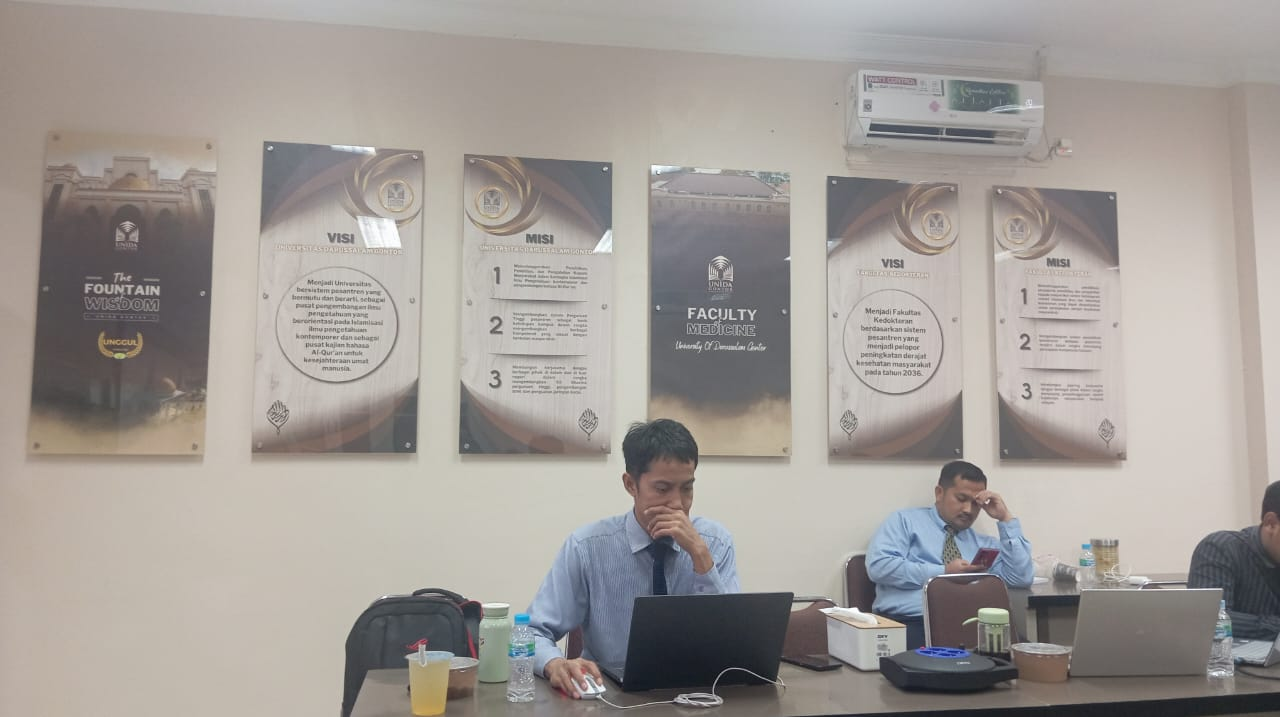
#> input picture Tugas Besar 1 - Scale-Invariant Feature Transform (SIFT)/images/kumpul1.jpeg, 1280 x 717 px
$ python main.py
#> lines starting #> are read from the running program, lines starting #| are printed output that depends on the picture
import cv2
import os
import sys
import matplotlib.pyplot as plt
import numpy as np

"""
    - function untuk load gambar dan mengubah jadi grayscale
"""
def load_images(path1, path2):
#> called with path1 = './images/kumpul1.jpeg', path2 = './images/kumpul2.jpeg'
    print(f"load images path1: {path1} dan path2: {path2}")

    img1 = cv2.imread(path1)
#> img1 is the input picture: shape (717, 1280, 3); mean B, G, R 151.5, 155.9, 161.6
    img2 = cv2.imread(path2)
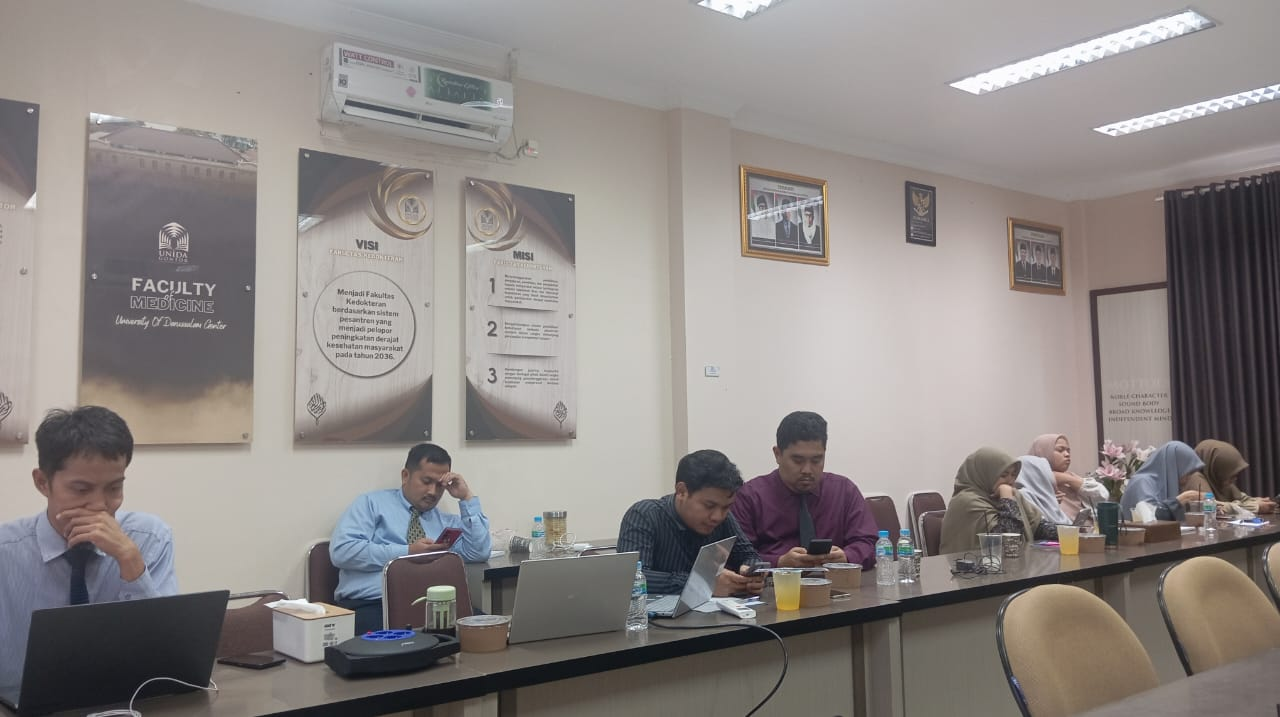
#> input picture Tugas Besar 1 - Scale-Invariant Feature Transform (SIFT)/images/kumpul2.jpeg, 1280 x 717 px
#> img2 is the input picture: shape (717, 1280, 3); mean B, G, R 132.9, 135.1, 141.1

    if img1 is None:
        print(f"gambar 1 error ketika di load {path1}")
        sys.exit()

    if img2 is None:
        print(f"gambar 2 error ketika di load {path2}")
        sys.exit()

    img1_gray = cv2.cvtColor(img1, cv2.COLOR_BGR2GRAY)
    img2_gray = cv2.cvtColor(img2, cv2.COLOR_BGR2GRAY)

    print("berhasil konversi gambar")

    return img1, img1_gray, img2, img2_gray

"""
    - mencari keypoints dan descriptor SIFT
"""
def sift_keypoint(img_gray, img_color, output_filename):
    print(f"sift_keypoint {output_filename}")

    sift = cv2.SIFT_create()

    #deteksi keypoint dan hitung descriptor
    keypoint, descriptors = sift.detectAndCompute(img_gray, None)
    print(f"jumlah keypoint: {len(keypoint)}")

    #draw keypoiny
    img_sift = cv2.drawKeypoints(
        img_color,
        keypoint,
        None,
        flags=cv2.DRAW_MATCHES_FLAGS_DRAW_RICH_KEYPOINTS #ntuk menampilkan lingkaran size dan garis
    )

    output_path = f"./results/{output_filename}"
    cv2.imwrite(output_path, img_sift)
    print(f"sift keypoint berhasil {output_path}")

    return keypoint, descriptors

"""
    - DIffirent of Gaussion (DoG)
"""
def dog_visualize(img_gray, output_filename="dog.jpg"):
    print(f"DoG: {output_filename}")

    sigma1 = 1.6
    k = 1.6
    sigma2 = sigma1 * k

    blur1 = cv2.GaussianBlur(img_gray, (0, 0), sigmaX=sigma1)
    blur2 = cv2.GaussianBlur(img_gray, (0, 0), sigmaX=sigma2)

    dog = cv2.subtract(blur1, blur2)

    plt.figure(figsize=(15, 5))

    # blur sigma 1
    plt.subplot(1, 3, 1)
    plt.imshow(blur1, cmap='gray')
    plt.title(f'Gaussion Blur (sigma={sigma1})')
    plt.axis('off')

    # blur sigma 2
    plt.subplot(1, 3, 2)
    plt.imshow(blur2, cmap='gray')
    plt.title(f'Gaussion Blur (sigma={sigma2})')
    plt.axis('off')

    # Dog
    plt.subplot(1, 3, 3)
    plt.imshow(dog, cmap='gray')
    plt.title(f'Different of Gaussian')
    plt.axis('off')

    output_path = f"./results/{output_filename}"
    plt.savefig(output_path, bbox_inches='tight')
    plt.close()

    print(f"DoG berhasil disimpan => {output_path}")

"""
    - mencocokan fitur kedua gambar
"""
def match_feature(img1, kp1, des1, img2, kp2, des2, output_filename="matches.jpg"):
    print(f"mulai match_Feature {output_filename}")

    bf = cv2.BFMatcher()

    matches = bf.knnMatch(des1, des2, k=2)

    good_matches = []
    good_matches_list_for_draw = []

    ration_tresh = 0.75

    # m = match terbaik pertama, n = match terbaik kedua
    for m, n in matches:
        if  m.distance < n.distance * ration_tresh:
            good_matches.append(m)
            good_matches_list_for_draw.append([m])

    print(f"mathces sebelumnya {len(matches)}, good matches {len(good_matches)}")

    # mathcing visualize
    img_matches = cv2.drawMatchesKnn(
        img1, kp1,
        img2, kp2,
        good_matches_list_for_draw,
        None,
        flags=cv2.DrawMatchesFlags_NOT_DRAW_SINGLE_POINTS
    )

    output_path = f"./results/{output_filename}"
    cv2.imwrite(output_path, img_matches)
    print(f"match_feature disipan => {output_path}")

    return good_matches


"""
    - function untuk membuat panoramic
"""
# [34 lines of commented-out code are left out]
def create_panoramic(kp1, kp2, good_matches, img1, img2, output_filename="panorama.jpg"):
    print(f"Mulai membuat Panorama Robust {output_filename}...")

    if len(good_matches) < 4:
        print("Error: Kurang dari 4 titik matching.")
        return

    src_pts = np.float32([ kp2[m.trainIdx].pt for m in good_matches ]).reshape(-1,1,2)
    dst_pts = np.float32([ kp1[m.queryIdx].pt for m in good_matches ]).reshape(-1,1,2)

    M, mask = cv2.findHomography(src_pts, dst_pts, cv2.RANSAC, 5.0)

    if M is None:
        print("Gagal menghitung Homography.")
        return

    h1, w1 = img1.shape[:2]
    h2, w2 = img2.shape[:2]

    pts_img2 = np.float32([[0, 0], [0, h2], [w2, h2], [w2, 0]]).reshape(-1, 1, 2)

    pts_img2_transformed = cv2.perspectiveTransform(pts_img2, M)

    pts_img1 = np.float32([[0, 0], [0, h1], [w1, h1], [w1, 0]]).reshape(-1, 1, 2)

    all_pts = np.concatenate((pts_img1, pts_img2_transformed), axis=0)

    [xmin, ymin] = np.int32(all_pts.min(axis=0).ravel() - 0.5)
    [xmax, ymax] = np.int32(all_pts.max(axis=0).ravel() + 0.5)

    translation_dist = [-xmin, -ymin]

    H_translation = np.array([[1, 0, translation_dist[0]],
                              [0, 1, translation_dist[1]],
                              [0, 0, 1]])

    final_M = H_translation.dot(M)

    output_w = xmax - xmin
    output_h = ymax - ymin

    print(f"  -> Ukuran kanvas final: {output_w}x{output_h} (Wajar)")

    panorama = cv2.warpPerspective(img2, final_M, (output_w, output_h))

    t_x = translation_dist[0]
    t_y = translation_dist[1]

    panorama[t_y:h1+t_y, t_x:w1+t_x] = img1

    output_path = f"./results/{output_filename}"
    cv2.imwrite(output_path, panorama)
    print(f"Panorama berhasil disimpan => {output_path}")

if __name__ == "__main__":
    file_gambar_1 = "./images/kumpul1.jpeg"
    file_gambar_2 = "./images/kumpul2.jpeg"

    try:
        #LOAD IMAGES
        img1_c, img1_g, img2_c, img2_g = load_images(file_gambar_1, file_gambar_2)

        #SIFT KEYPOINT
        kp1, des1 = sift_keypoint(img1_g, img1_c, "img1_keypoints.jpg")
#> in sift_keypoint, `keypoint, descriptors = sift.detectAndCompute(img_gray, None)`: keypoint = 2355 keypoints; strongest (x, y, size): (930, 580, 1.8), (602, 689, 4.5), (854, 610, 5.1), (822, 610, 2.2)
#| jumlah keypoint: 2355
#> kp1 has the same summary as keypoint in sift_keypoint
        kp2, des2 = sift_keypoint(img2_g, img2_c, "img2_keypoints.jpg")
#> call 2 of sift_keypoint, with output_filename = 'img2_keypoints.jpg'
#> in sift_keypoint (call 2), `keypoint, descriptors = sift.detectAndCompute(img_gray, None)`: keypoint = 2440 keypoints; strongest (x, y, size): (1182, 528, 2.5), (744, 568, 4.9), (1145, 513, 14.9), (801, 432, 30.7)
#| jumlah keypoint: 2440
#> in sift_keypoint (call 2), `img_sift = cv2.drawKeypoints( img_color, keypoint, None, flags=cv2.DRA..`:
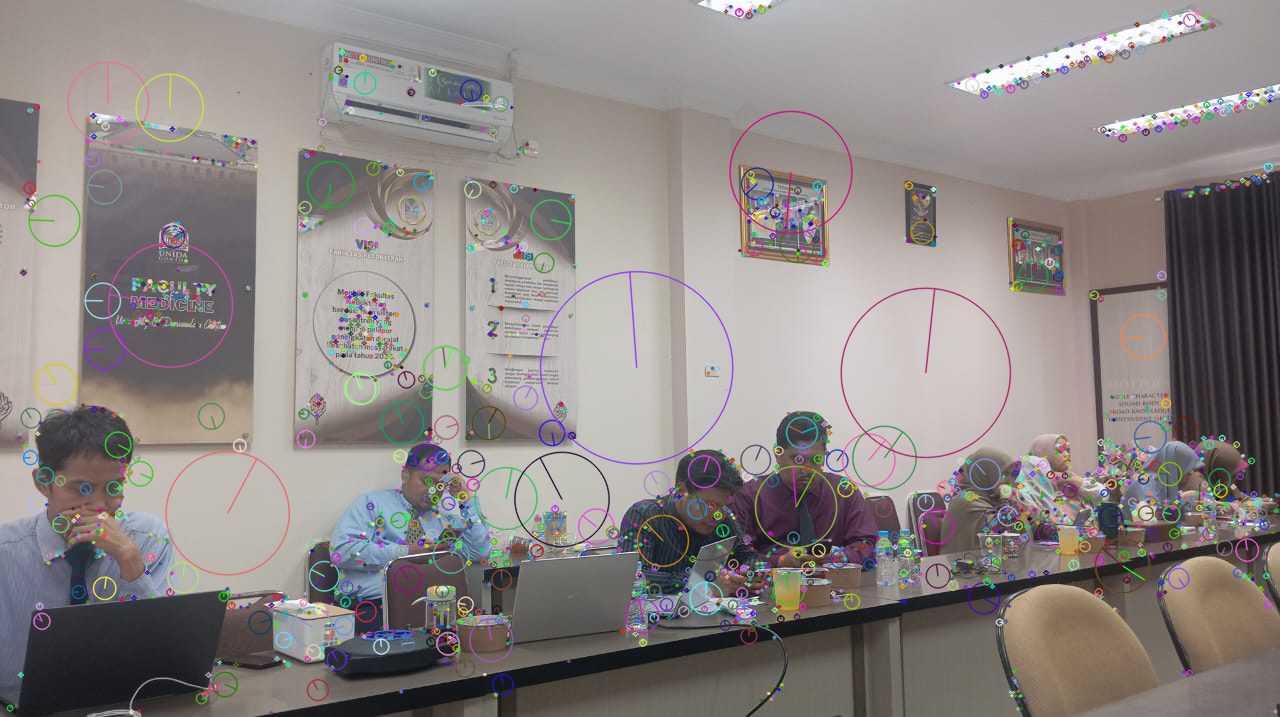
#> img_sift: shape (717, 1280, 3); mean B, G, R 132.8, 134.8, 140.9
#> kp2 has the same summary as keypoint in sift_keypoint

        #DOG
        dog_visualize(img1_g, "dog_visualization.jpg")
#> in dog_visualize, `dog = cv2.subtract(blur1, blur2)`:
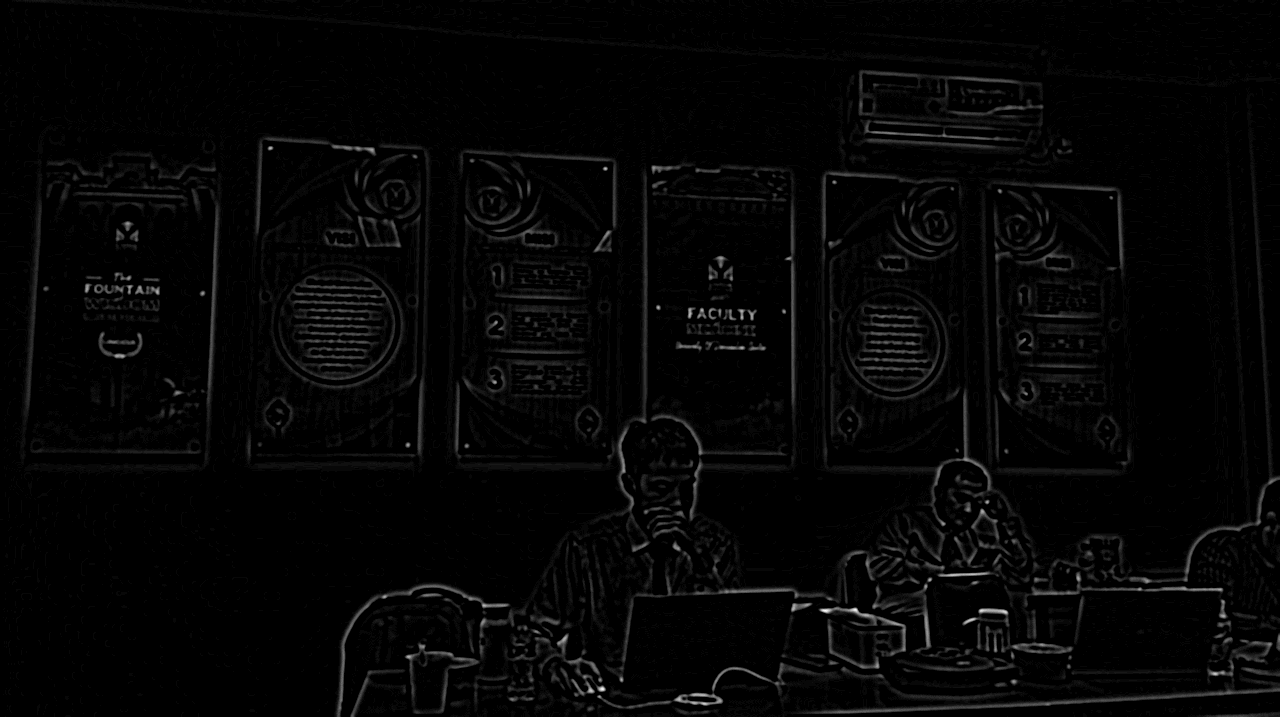
#> dog: shape (717, 1280); min 0, max 31, mean 0.6; drawn with min black and max white

        #FEATURE MATCHING
        good_matches = match_feature(
            img1_c, kp1, des1,
            img2_c, kp2, des2,
            "matches.jpg"
        )
#> in match_feature, `matches = bf.knnMatch(des1, des2, k=2)`: matches = 2355 matches
#> after the loop in match_feature, `for m, n in matches:`: good_matches = 579 matches
#| mathces sebelumnya 2355, good matches 579
#> in match_feature, `img_matches = cv2.drawMatchesKnn( img1, kp1, img2, kp2, good_matches_l..`:
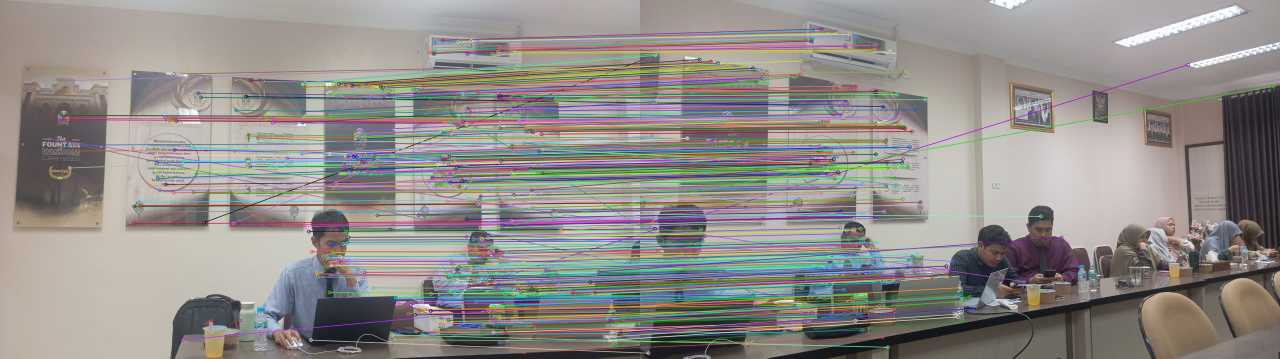
#> img_matches: shape (717, 2560, 3) (shown at 1/2 size); mean B, G, R 138.1, 141.5, 145.5
#> good_matches = 579 matches

        #PANORAMIC
        if len(good_matches) > 4:
            create_panoramic(
                kp1, kp2, good_matches,
                img1_c, img2_c,
                "panorama_result_2.jpg"
            )
#> in create_panoramic, `src_pts = np.float32([ kp2[m.trainIdx].pt for m in good_matches ]).res..`: src_pts = 579 rows, first 8: [768, 562.9], [160.6, 245.2], [168.1, 234.6], [168.1, 234.6], [180.1, 235.3], [142.8, 283.8], [184, 242.9], [213.7, 285.6]
#> in create_panoramic, `dst_pts = np.float32([ kp1[m.queryIdx].pt for m in good_matches ]).res..`: dst_pts = 579 rows, first 8: [99, 277.8], [117.2, 239], [122.8, 230.3], [122.8, 230.3], [131.6, 230.5], [133.1, 289.7], [134.8, 236], [139.1, 335.4]
#> in create_panoramic, `M, mask = cv2.findHomography(src_pts, dst_pts, cv2.RANSAC, 5.0)`: M = [[0.448, 0.0253, 582.7], [-0.172, 0.833, 81.2], [-0.000421, -4.93e-06, 1]]; mask = 579 values, max 1 at index 81, min 0 at index 0, mean 0.66
#> in create_panoramic, `pts_img2_transformed = cv2.perspectiveTransform(pts_img2, M)`: pts_img2_transformed = [[582.7, 81.2], [603, 681.1], [2569.1, 1003.2], [2509.9, -301.9]]
#> in create_panoramic, `all_pts = np.concatenate((pts_img1, pts_img2_transformed), axis=0)`: all_pts = [[0, 0], [0, 717], [1280, 717], [1280, 0], [582.7, 81.2], [603, 681.1], [2569.1, 1003.2], [2509.9, -301.9]]
#> in create_panoramic, `[xmin, ymin] = np.int32(all_pts.min(axis=0).ravel() - 0.5)`: xmin = 0; ymin = -302
#> in create_panoramic, `[xmax, ymax] = np.int32(all_pts.max(axis=0).ravel() + 0.5)`: xmax = 2569; ymax = 1003
#> in create_panoramic, `translation_dist = [-xmin, -ymin]`: translation_dist = [0, 302]
#> in create_panoramic, `H_translation = np.array([[1, 0, translation_dist[0]], [0, 1, translat..`: H_translation = [[1, 0, 0], [0, 1, 302], [0, 0, 1]]
#> in create_panoramic, `final_M = H_translation.dot(M)`: final_M = [[0.448, 0.0253, 582.7], [-0.299, 0.832, 383.2], [-0.000421, -4.93e-06, 1]]
#> in create_panoramic, `output_w = xmax - xmin`: output_w = 2569
#> in create_panoramic, `output_h = ymax - ymin`: output_h = 1305
#|   -> Ukuran kanvas final: 2569x1305 (Wajar)
#> in create_panoramic, `t_x = translation_dist[0]`: t_x = 0
#> in create_panoramic, `t_y = translation_dist[1]`: t_y = 302
#> in create_panoramic, `panorama[t_y:h1+t_y, t_x:w1+t_x] = img1`:
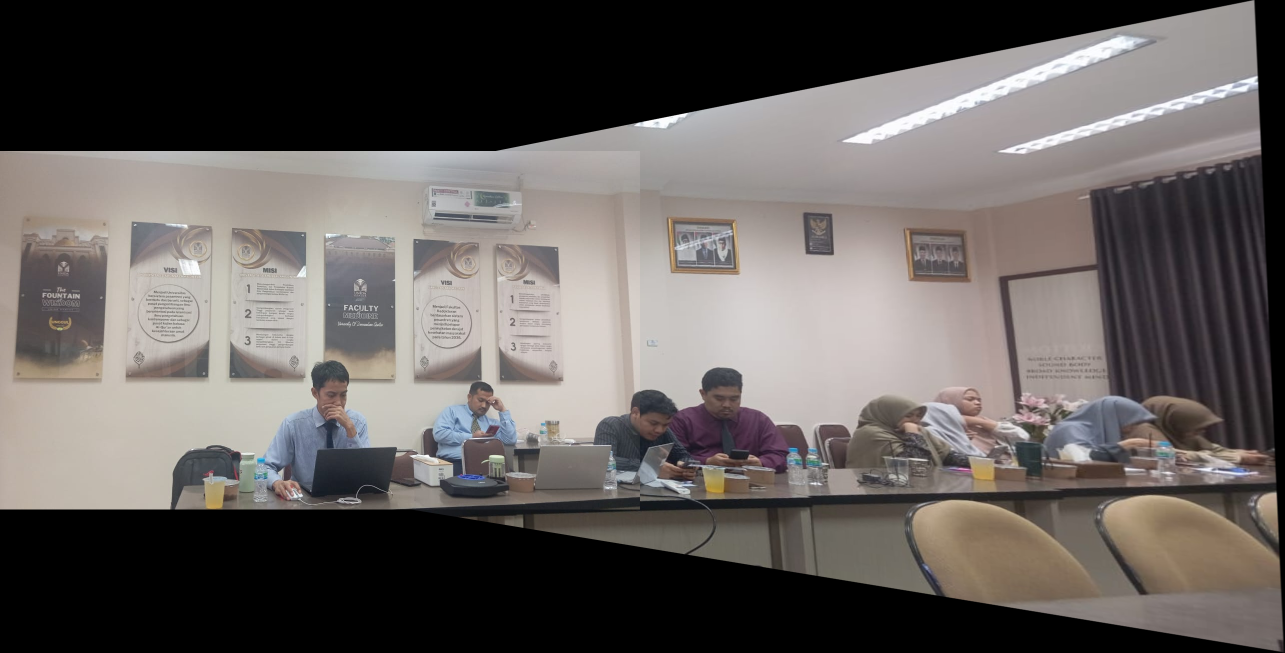
#> panorama: shape (1305, 2569, 3) (shown at 1/2 size); mean B, G, R 92.2, 94.5, 99.6
        else:
            print("WARNING: Matches terlalu sedikit harus lebih dari 4.")

        print("DONE")

    except Exception as e:
        print(f"Error : {e}")
        import traceback
        traceback.print_exc()
